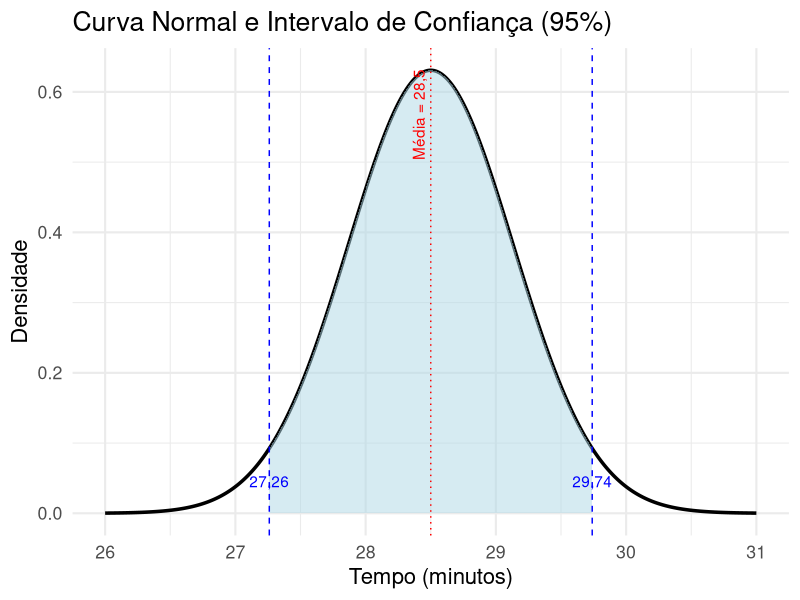

The R source for this figure:
## ---- chunk 1
library(ggplot2)

# Parâmetros
media <- 28.5
sigma <- 4 / sqrt(40)
z <- 1.96
lower <- media - z * sigma
upper <- media + z * sigma

# Dados para o gráfico
x <- seq(26, 31, length.out = 1000)
y <- dnorm(x, mean = media, sd = sigma)

df <- data.frame(x = x, y = y)

ggplot(df, aes(x, y)) +
  geom_line(size = 1.2) +
  geom_area(data = subset(df, x >= lower & x <= upper), aes(x, y), fill = "lightblue", alpha = 0.5) +
  geom_vline(xintercept = c(lower, upper), linetype = "dashed", color = "blue") +
  geom_vline(xintercept = media, linetype = "dotted", color = "red") +
  annotate("text", x = media, y = max(y) * 0.9, label = "Média = 28,5", color = "red", angle = 90, vjust = -0.5) +
  annotate("text", x = lower, y = 0.02, label = "27,26", color = "blue", vjust = -1) +
  annotate("text", x = upper, y = 0.02, label = "29,74", color = "blue", vjust = -1) +
  labs(title = "Curva Normal e Intervalo de Confiança (95%)",
       x = "Tempo (minutos)", y = "Densidade") +
  theme_minimal(base_size = 16)
